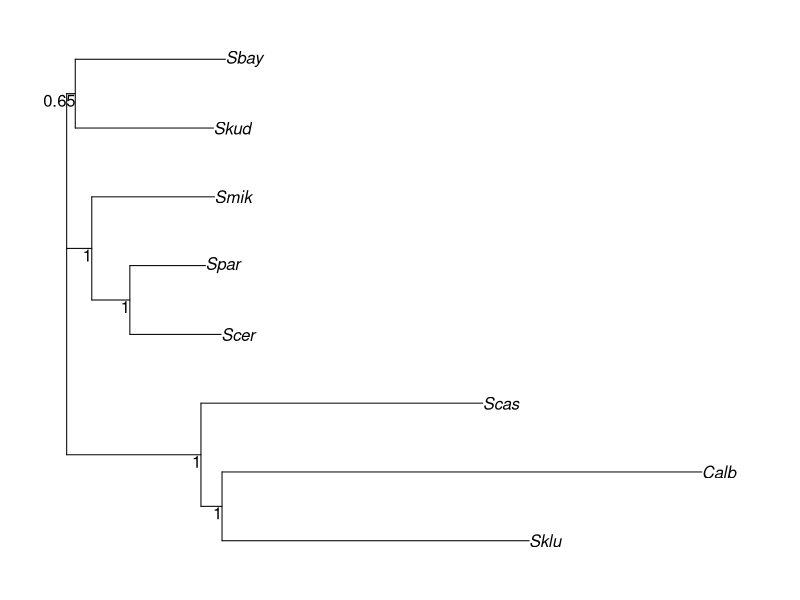
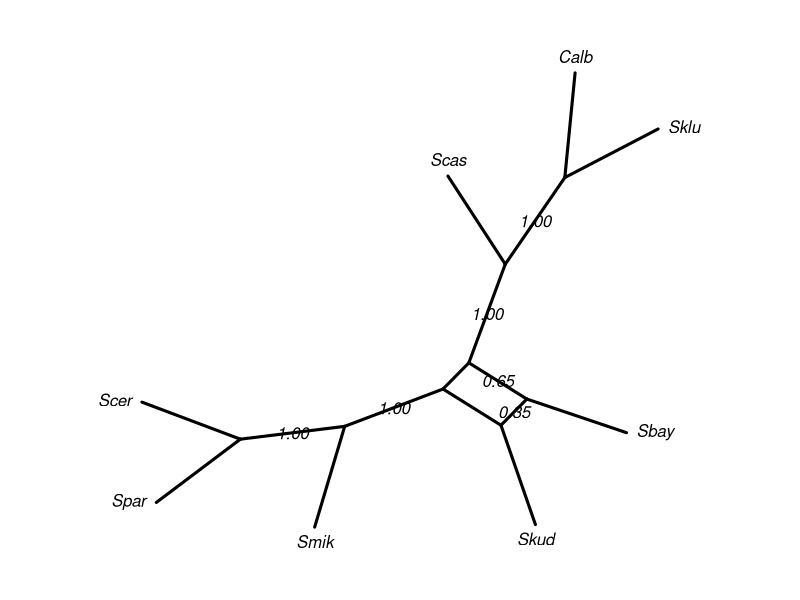
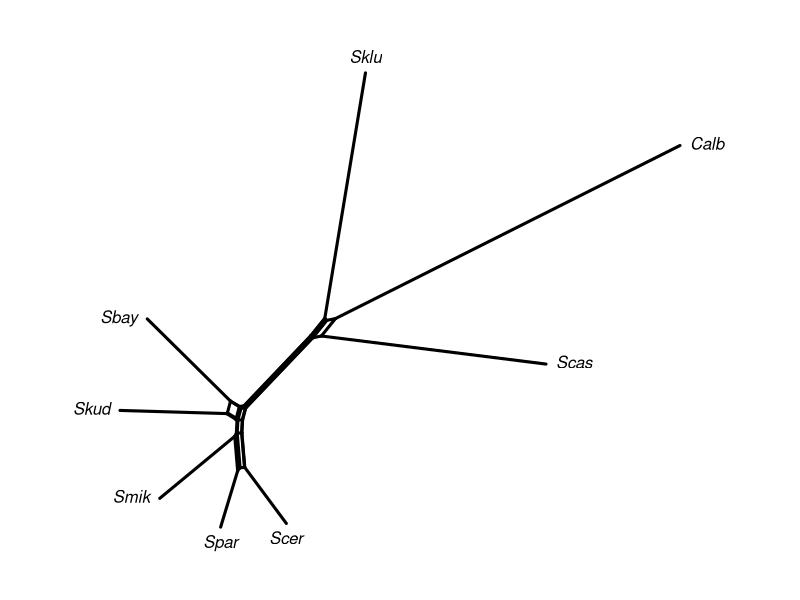
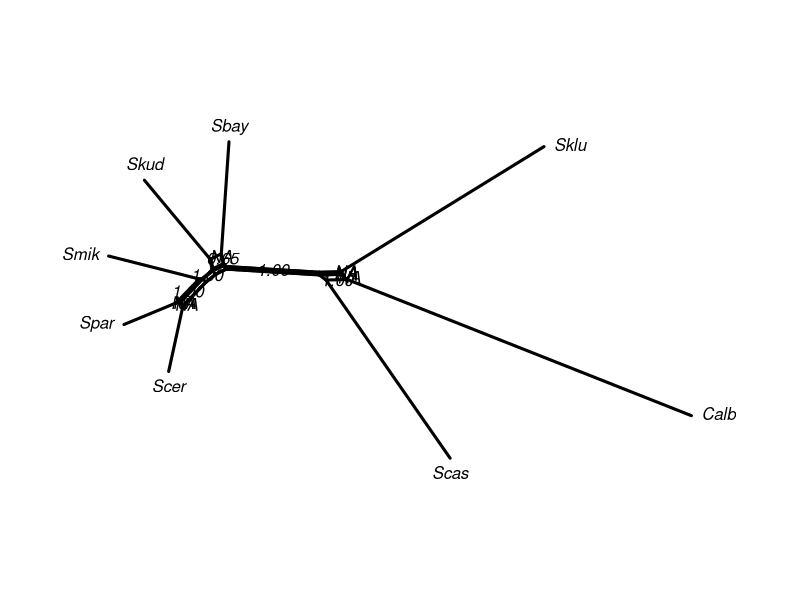
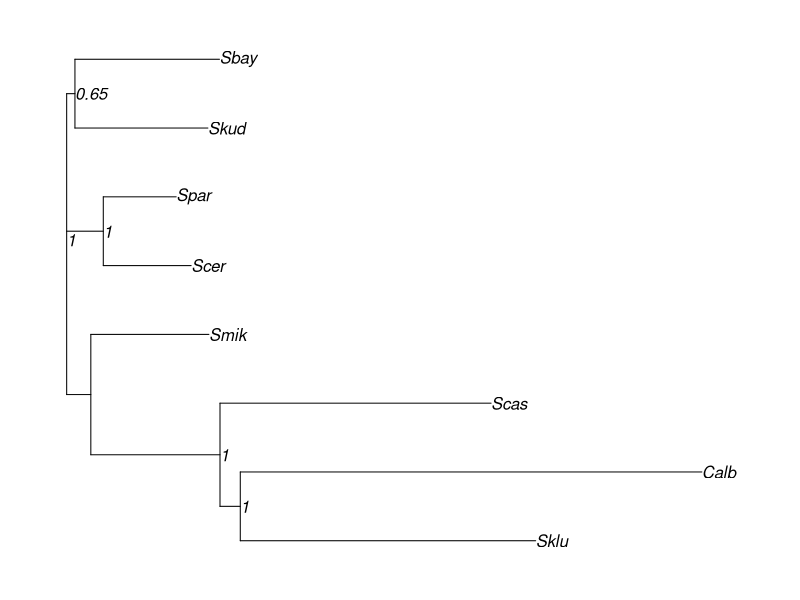
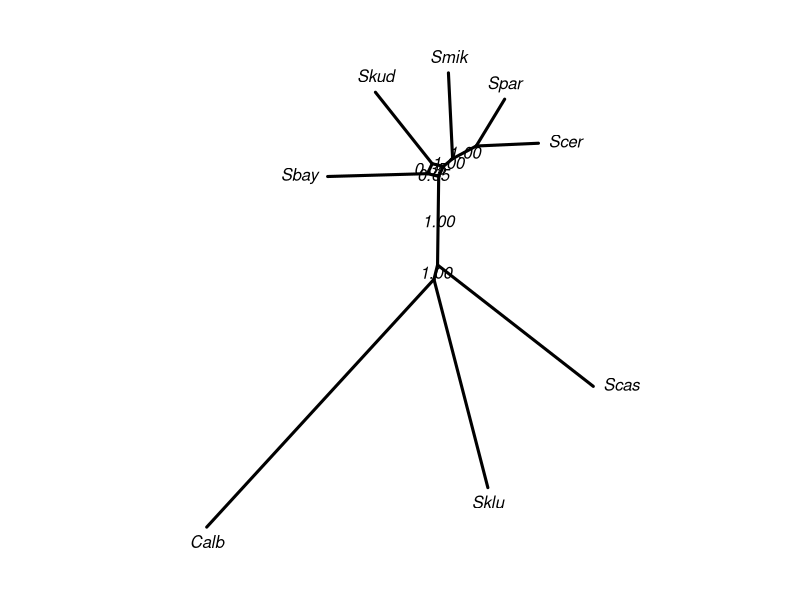

Write the R code that produced these figures, in order.
## ---- chunk 1
library(phangorn)
data(Laurasiatherian)
data(yeast)
## ---- chunk 2
set.seed(1)
bs <- bootstrap.phyDat(yeast, FUN = function(x)nj(dist.hamming(x)), 
    bs=100)
tree <- nj(dist.hamming(yeast))
par("mar" = rep(2, 4))
tree <- plotBS(tree, bs, "phylogram")
cnet <- consensusNet(bs, .3)
plot(cnet, "2D", show.edge.label=TRUE)
## ---- chunk 3
dm <- dist.hamming(yeast)
nnet <- neighborNet(dm)
par("mar" = rep(2, 4))
plot(nnet, "2D")
## ---- chunk 4
nnet <- addConfidences(nnet, tree)
par("mar" = rep(2, 4))
plot(nnet, "2D", show.edge.label=TRUE)
## ---- chunk 5
tree2 <- rNNI(tree, 2)
tree2 <- addConfidences(tree2, tree)
# several support values are missing
plot(tree2, show.node.label=TRUE)
## ---- chunk 6
cnet <- nnls.networx(cnet, dm)
par("mar" = rep(2, 4))
plot(cnet, "2D", show.edge.label=TRUE)
